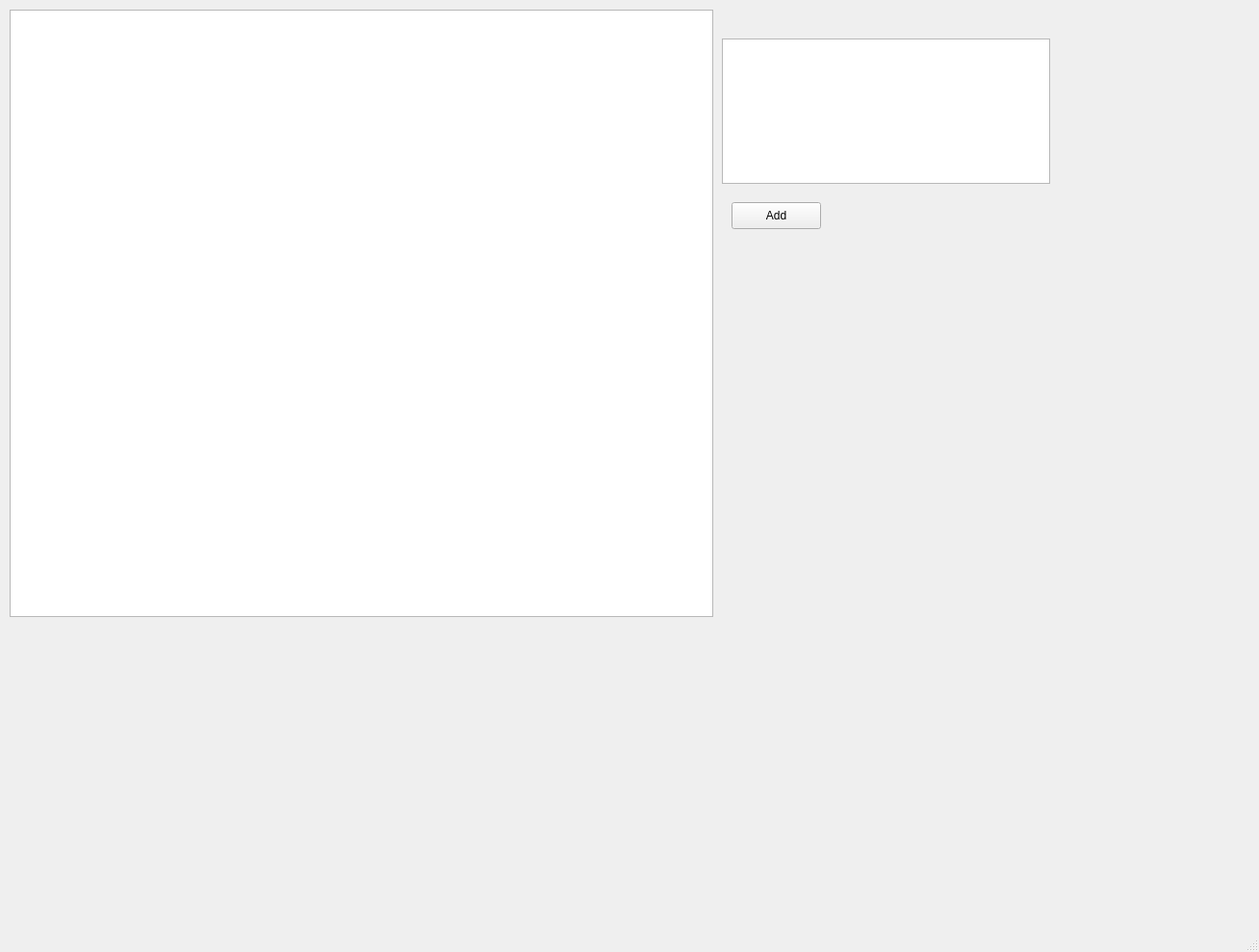
<?xml version="1.0" encoding="UTF-8"?>
<ui version="4.0">
 <class>MainWindow</class>
 <widget class="QMainWindow" name="MainWindow">
  <property name="geometry">
   <rect>
    <x>0</x>
    <y>0</y>
    <width>1308</width>
    <height>989</height>
   </rect>
  </property>
  <property name="windowTitle">
   <string>MainWindow</string>
  </property>
  <widget class="QWidget" name="centralwidget">
   <widget class="QTreeView" name="treeView">
    <property name="geometry">
     <rect>
      <x>750</x>
      <y>40</y>
      <width>341</width>
      <height>151</height>
     </rect>
    </property>
   </widget>
   <widget class="QGraphicsView" name="graphicsView">
    <property name="geometry">
     <rect>
      <x>10</x>
      <y>10</y>
      <width>731</width>
      <height>631</height>
     </rect>
    </property>
   </widget>
   <widget class="QPushButton" name="pushButtonAdd">
    <property name="geometry">
     <rect>
      <x>760</x>
      <y>210</y>
      <width>93</width>
      <height>28</height>
     </rect>
    </property>
    <property name="text">
     <string>Add</string>
    </property>
   </widget>
  </widget>
  <widget class="QMenuBar" name="menubar">
   <property name="geometry">
    <rect>
     <x>0</x>
     <y>0</y>
     <width>1308</width>
     <height>26</height>
    </rect>
   </property>
  </widget>
  <widget class="QStatusBar" name="statusbar"/>
 </widget>
 <resources/>
 <connections/>
</ui>
